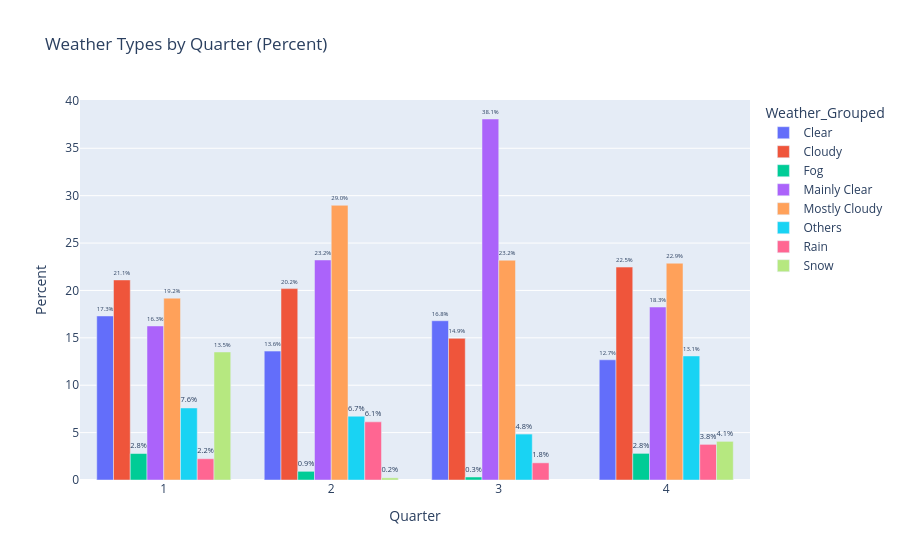

Source (notebook cell):
### Code cell
df_weather_counts = df.groupby(['Quarter', 'Weather_Grouped']).size().reset_index(name='Count')

# Obliczamy procent w ramach kwartału (transform zachowuje indeks)
df_weather_counts['Percent'] = df_weather_counts.groupby('Quarter')['Count'].transform(lambda x: x / x.sum() * 100)

# Tworzymy wykres słupkowy z procentami
fig = px.bar(
    df_weather_counts,
    x="Quarter",
    y="Percent",
    color="Weather_Grouped",
    barmode="group",
    title="Weather Types by Quarter (Percent)",
    text=df_weather_counts['Percent'].round(1).astype(str) + '%'
)

fig.update_traces(textposition='outside')  # wartości nad słupkami
fig.show()

### Figure 1 — Plotly figure (JSON) as saved in the notebook; plotly's stock layout.template omitted (floating-point values rounded to 4 significant figures)
{"data": [{"alignmentgroup": "True", "hovertemplate": "Weather_Grouped=Clear<br>Quarter=%{x}<br>Percent=%{y}<br>text=%{text}<extra></extra>", "legendgroup": "Clear", "marker": {"color": "#636efa", "pattern": {"shape": ""}}, "name": "Clear", "offsetgroup": "Clear", "orientation": "v", "showlegend": true, "text": ["17.3%", "13.6%", "16.8%", "12.7%"], "textposition": "outside", "type": "bar", "x": [1, 2, 3, 4], "xaxis": "x", "y": [17.31, 13.6, 16.8, 12.68], "yaxis": "y"}, {"alignmentgroup": "True", "hovertemplate": "Weather_Grouped=Cloudy<br>Quarter=%{x}<br>Percent=%{y}<br>text=%{text}<extra></extra>", "legendgroup": "Cloudy", "marker": {"color": "#EF553B", "pattern": {"shape": ""}}, "name": "Cloudy", "offsetgroup": "Cloudy", "orientation": "v", "showlegend": true, "text": ["21.1%", "20.2%", "14.9%", "22.5%"], "textposition": "outside", "type": "bar", "x": [1, 2, 3, 4], "xaxis": "x", "y": [21.11, 20.19, 14.95, 22.46], "yaxis": "y"}, {"alignmentgroup": "True", "hovertemplate": "Weather_Grouped=Fog<br>Quarter=%{x}<br>Percent=%{y}<br>text=%{text}<extra></extra>", "legendgroup": "Fog", "marker": {"color": "#00cc96", "pattern": {"shape": ""}}, "name": "Fog", "offsetgroup": "Fog", "orientation": "v", "showlegend": true, "text": ["2.8%", "0.9%", "0.3%", "2.8%"], "textposition": "outside", "type": "bar", "x": [1, 2, 3, 4], "xaxis": "x", "y": [2.793, 0.9158, 0.317, 2.808], "yaxis": "y"}, {"alignmentgroup": "True", "hovertemplate": "Weather_Grouped=Mainly Clear<br>Quarter=%{x}<br>Percent=%{y}<br>text=%{text}<extra></extra>", "legendgroup": "Mainly Clear", "marker": {"color": "#ab63fa", "pattern": {"shape": ""}}, "name": "Mainly Clear", "offsetgroup": "Mainly Clear", "orientation": "v", "showlegend": true, "text": ["16.3%", "23.2%", "38.1%", "18.3%"], "textposition": "outside", "type": "bar", "x": [1, 2, 3, 4], "xaxis": "x", "y": [16.25, 23.21, 38.09, 18.25], "yaxis": "y"}, {"alignmentgroup": "True", "hovertemplate": "Weather_Grouped=Mostly Cloudy<br>Quarter=%{x}<br>Percent=%{y}<br>text=%{text}<extra></extra>", "legendgroup": "Mostly Cloudy", "marker": {"color": "#FFA15A", "pattern": {"shape": ""}}, "name": "Mostly Cloudy", "offsetgroup": "Mostly Cloudy", "orientation": "v", "showlegend": true, "text": ["19.2%", "29.0%", "23.2%", "22.9%"], "textposition": "outside", "type": "bar", "x": [1, 2, 3, 4], "xaxis": "x", "y": [19.18, 28.98, 23.19, 22.87], "yaxis": "y"}, {"alignmentgroup": "True", "hovertemplate": "Weather_Grouped=Others<br>Quarter=%{x}<br>Percent=%{y}<br>text=%{text}<extra></extra>", "legendgroup": "Others", "marker": {"color": "#19d3f3", "pattern": {"shape": ""}}, "name": "Others", "offsetgroup": "Others", "orientation": "v", "showlegend": true, "text": ["7.6%", "6.7%", "4.8%", "13.1%"], "textposition": "outside", "type": "bar", "x": [1, 2, 3, 4], "xaxis": "x", "y": [7.601, 6.731, 4.846, 13.09], "yaxis": "y"}, {"alignmentgroup": "True", "hovertemplate": "Weather_Grouped=Rain<br>Quarter=%{x}<br>Percent=%{y}<br>text=%{text}<extra></extra>", "legendgroup": "Rain", "marker": {"color": "#FF6692", "pattern": {"shape": ""}}, "name": "Rain", "offsetgroup": "Rain", "orientation": "v", "showlegend": true, "text": ["2.2%", "6.1%", "1.8%", "3.8%"], "textposition": "outside", "type": "bar", "x": [1, 2, 3, 4], "xaxis": "x", "y": [2.244, 6.136, 1.812, 3.759], "yaxis": "y"}, {"alignmentgroup": "True", "hovertemplate": "Weather_Grouped=Snow<br>Quarter=%{x}<br>Percent=%{y}<br>text=%{text}<extra></extra>", "legendgroup": "Snow", "marker": {"color": "#B6E880", "pattern": {"shape": ""}}, "name": "Snow", "offsetgroup": "Snow", "orientation": "v", "showlegend": true, "text": ["13.5%", "0.2%", "4.1%"], "textposition": "outside", "type": "bar", "x": [1, 2, 4], "xaxis": "x", "y": [13.51, 0.2289, 4.076], "yaxis": "y"}], "layout": {"barmode": "group", "legend": {"title": {"text": "Weather_Grouped"}, "tracegroupgap": 0}, "title": {"text": "Weather Types by Quarter (Percent)"}, "xaxis": {"anchor": "y", "domain": [0, 1], "title": {"text": "Quarter"}}, "yaxis": {"anchor": "x", "domain": [0, 1], "title": {"text": "Percent"}}}}
